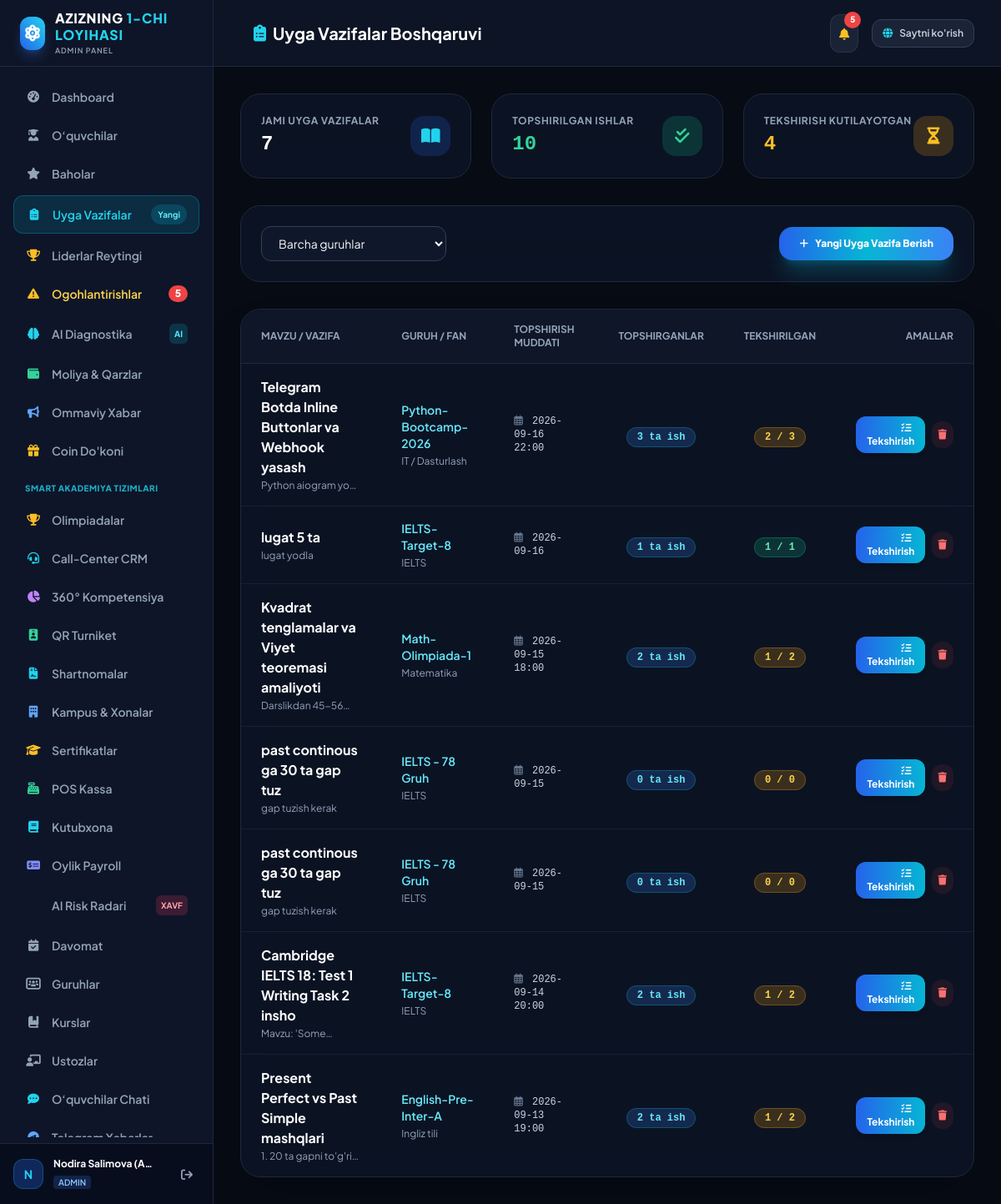
The app's page /admin/homework (signed in) with its own data.
### tables this page shows
CREATE TABLE homework (
        id INTEGER PRIMARY KEY AUTOINCREMENT,
        title TEXT NOT NULL,
        description TEXT NOT NULL,
        course_id INTEGER,
        group_id INTEGER NOT NULL,
        teacher_id INTEGER NOT NULL,
        due_date TEXT NOT NULL,
        max_score REAL DEFAULT 100,
        created_at TIMESTAMP DEFAULT CURRENT_TIMESTAMP,
        FOREIGN KEY (course_id) REFERENCES courses(id) ON DELETE SET NULL,
        FOREIGN KEY (group_id) REFERENCES groups(id) ON DELETE CASCADE,
        FOREIGN KEY (teacher_id) REFERENCES teachers(id) ON DELETE CASCADE
    );

CREATE TABLE groups (
        id INTEGER PRIMARY KEY AUTOINCREMENT,
        name TEXT NOT NULL,
        course_id INTEGER NOT NULL,
        teacher_id INTEGER NOT NULL,
        room TEXT,
        schedule TEXT,
        active INTEGER DEFAULT 1,
        created_at TIMESTAMP DEFAULT CURRENT_TIMESTAMP,
        FOREIGN KEY (course_id) REFERENCES courses(id) ON DELETE CASCADE,
        FOREIGN KEY (teacher_id) REFERENCES teachers(id) ON DELETE RESTRICT
    );

CREATE TABLE courses (
        id INTEGER PRIMARY KEY AUTOINCREMENT,
        title TEXT NOT NULL,
        slug TEXT UNIQUE NOT NULL,
        description TEXT NOT NULL,
        level TEXT NOT NULL,
        duration TEXT NOT NULL,
        price TEXT NOT NULL,
        icon TEXT DEFAULT 'book',
        color TEXT DEFAULT 'blue',
        active INTEGER DEFAULT 1,
        created_at TIMESTAMP DEFAULT CURRENT_TIMESTAMP
    );

### app.py (the view)
@app.route('/admin/homework')
@login_required
def admin_homework():
    group_id = request.args.get('group_id', '').strip()
    conn = get_db_connection()
    cursor = conn.cursor()
    query = '''
    SELECT
        h.*,
        c.title as course_title,
        gr.name as group_name,
        t.full_name as teacher_name,
        (SELECT COUNT(*) FROM homework_submissions hs WHERE hs.homework_id = h.id) as submitted_count,
        (SELECT COUNT(*) FROM homework_submissions hs WHERE hs.homework_id = h.id AND hs.status = 'graded') as graded_count
    FROM homework h
    LEFT JOIN courses c ON h.course_id = c.id
    LEFT JOIN groups gr ON h.group_id = gr.id
    LEFT JOIN teachers t ON h.teacher_id = t.id
    WHERE 1=1
    '''
    params = []
    if group_id:
        query += " AND h.group_id = ?"
        params.append(group_id)
    if session['user']['role'] == 'teacher' and session['user']['teacher_id']:
        query += " AND h.teacher_id = ?"
        params.append(session['user']['teacher_id'])
    query += " ORDER BY h.due_date DESC, h.id DESC"
    cursor.execute(query, params)
    homework_list = [dict(r) for r in cursor.fetchall()]
    cursor.execute('''
    SELECT gr.id, gr.name, c.title as course_title, gr.teacher_id
    FROM groups gr
    LEFT JOIN courses c ON gr.course_id = c.id
    WHERE gr.active = 1
    ORDER BY gr.name ASC
    ''')
    groups = [dict(r) for r in cursor.fetchall()]
    cursor.execute("SELECT COUNT(*) FROM homework_submissions")
    total_submissions_count = cursor.fetchone()[0] or 0
    cursor.execute("SELECT COUNT(*) FROM homework_submissions WHERE status = 'submitted'")
    pending_grading_count = cursor.fetchone()[0] or 0
    conn.close()
    return render_template(
        'admin/homework.html',
        homework_list=homework_list,
        groups=groups,
        selected_group_id=group_id,
        total_submissions_count=total_submissions_count,
        pending_grading_count=pending_grading_count
    )

### app.py (called while the page is built)
def login_required(f):
    @wraps(f)
    def decorated_function(*args, **kwargs):
        if 'user' not in session:
            flash("Tizimga kirishingiz lozim!", "warning")
            return redirect(url_for('login', next=request.url))
        return f(*args, **kwargs)
    return decorated_function

### database.py (called while the page is built)
def get_db_connection():
    conn = sqlite3.connect(DB_PATH)
    conn.row_factory = sqlite3.Row
    conn.execute("PRAGMA foreign_keys = ON")
    return conn

### templates/admin/homework.html (shortened to what this page needs)
{% extends "admin/layout.html" %}
{% block page_title %}
    <i class="fas fa-clipboard-list text-cyan-400 mr-2"></i> Uyga Vazifalar Boshqaruvi
{% endblock %}
{% block content %}
<div class="grid grid-cols-1 sm:grid-cols-3 gap-6 mb-8">
    <div class="glass-panel p-6 rounded-3xl border border-slate-800 flex items-center justify-between">
        <div>
            <span class="text-xs text-slate-400 uppercase tracking-wider font-bold block mb-1">Jami Uyga Vazifalar</span>
            <span class="text-2xl font-black text-white font-mono">{{ homework_list|length }}</span>
        </div>
        <div class="w-12 h-12 rounded-2xl bg-blue-600/20 text-cyan-400 flex items-center justify-center text-xl">
            <i class="fas fa-book-open"></i>
        </div>
    </div>
    <div class="glass-panel p-6 rounded-3xl border border-slate-800 flex items-center justify-between">
        <div>
            <span class="text-xs text-slate-400 uppercase tracking-wider font-bold block mb-1">Topshirilgan Ishlar</span>
            <span class="text-2xl font-black text-emerald-400 font-mono">{{ total_submissions_count }}</span>
        </div>
        <div class="w-12 h-12 rounded-2xl bg-emerald-500/20 text-emerald-400 flex items-center justify-center text-xl">
            <i class="fas fa-check-double"></i>
        </div>
    </div>
    <div class="glass-panel p-6 rounded-3xl border border-slate-800 flex items-center justify-between">
        <div>
            <span class="text-xs text-slate-400 uppercase tracking-wider font-bold block mb-1">Tekshirish Kutilayotgan</span>
            <span class="text-2xl font-black text-amber-400 font-mono">{{ pending_grading_count }}</span>
        </div>
        <div class="w-12 h-12 rounded-2xl bg-amber-500/20 text-amber-400 flex items-center justify-center text-xl">
            <i class="fas fa-hourglass-half"></i>
        </div>
    </div>
</div>
<div class="glass-panel p-6 rounded-3xl border border-slate-800 mb-8 flex flex-col sm:flex-row items-center justify-between gap-4">
    <form method="GET" action="{{ url_for('admin_homework') }}" class="flex items-center space-x-3 w-full sm:w-auto">
        <select name="group_id" class="px-4 py-2.5 rounded-xl form-input-dark text-sm bg-slate-900 border border-slate-700" onchange="this.form.submit()">
            <option value="">Barcha guruhlar</option>
        </select>
    </form>
    <button onclick="openModal('add-homework-modal')" class="px-6 py-3 rounded-2xl bg-gradient-to-r from-blue-600 via-cyan-500 to-blue-500 hover:scale-[1.02] text-white text-xs font-black shadow-xl shadow-cyan-500/25 transition-all flex items-center space-x-2">
        <i class="fas fa-plus"></i>
        <span>Yangi Uyga Vazifa Berish</span>
    </button>
</div>
<div class="glass-panel rounded-3xl border border-slate-800 overflow-hidden shadow-2xl">
    <div class="overflow-x-auto">
        <table class="w-full text-left text-sm text-slate-300">
            <thead class="text-xs uppercase bg-slate-900/90 text-slate-400 border-b border-slate-800">
                <tr>
                    <th class="px-6 py-4">Mavzu / Vazifa</th>
                    <th class="px-6 py-4">Guruh / Fan</th>
                    <th class="px-6 py-4">Topshirish Muddati</th>
                    <th class="px-6 py-4 text-center">Topshirganlar</th>
                    <th class="px-6 py-4 text-center">Tekshirilgan</th>
                    <th class="px-6 py-4 text-right">Amallar</th>
                </tr>
            </thead>
            <tbody class="divide-y divide-slate-800/70">
                {% for hw in homework_list %}
                <tr class="hover:bg-slate-800/40 transition-colors">
                    <td class="px-6 py-4">
                        <div class="font-bold text-white text-base">{{ hw.title }}</div>
                        <div class="text-xs text-slate-400 line-clamp-1 max-w-md mt-0.5">{{ hw.description }}</div>
                    </td>
                    <td class="px-6 py-4">
                        <span class="font-semibold text-cyan-300 block">{{ hw.group_name }}</span>
                        <span class="text-xs text-slate-400">{{ hw.course_title }}</span>
                    </td>
                    <td class="px-6 py-4 font-mono text-xs text-slate-300">
                        <i class="far fa-calendar-alt mr-1 text-slate-500"></i> {{ hw.due_date }}
                    </td>
                    <td class="px-6 py-4 text-center">
                        <span class="px-3 py-1 rounded-full text-xs font-bold font-mono bg-blue-500/20 text-cyan-300 border border-cyan-500/30">
                            {{ hw.submitted_count }} ta ish
                        </span>
                    </td>
                    <td class="px-6 py-4 text-center">
                        <span class="px-3 py-1 rounded-full text-xs font-bold font-mono {% if hw.graded_count == hw.submitted_count and hw.submitted_count > 0 %}bg-emerald-500/20 text-emerald-300 border border-emerald-500/30{% else %}bg-amber-500/20 text-amber-300 border border-amber-500/30{% endif %}">
                            {{ hw.graded_count }} / {{ hw.submitted_count }}
                        </span>
                    </td>
                    <td class="px-6 py-4 text-right">
                        <div class="flex items-center justify-end space-x-2">
                            <a href="{{ url_for('admin_homework_detail', id=hw.id) }}" class="px-3 py-1.5 rounded-xl bg-gradient-to-r from-blue-600 to-cyan-500 hover:from-blue-500 hover:to-cyan-400 text-white text-xs font-bold transition-all shadow-md">
                                <i class="fas fa-list-check mr-1"></i> Tekshirish
                            </a>
                            <form method="POST" action="{{ url_for('admin_homework_delete', id=hw.id) }}" onsubmit="return confirm('Ushbu vazifa va unga yuborilgan barcha javoblarni o\'chirmoqchimisiz?');" class="inline">
                                <button type="submit" class="p-2 rounded-xl bg-red-500/10 hover:bg-red-500 text-red-400 hover:text-white text-xs transition-colors" title="O'chirish">
                                    <i class="fas fa-trash"></i>
                                </button>
                            </form>
                        </div>
                    </td>
                </tr>
                {% endfor %}
            </tbody>
        </table>
    </div>
</div>
{% endblock %}

### static/css/custom.css (style rules this page uses)
:root { --bg-dark: #070B14; --bg-card: rgba(15, 23, 42, 0.75); --border-glow: rgba(56, 189, 248, 0.18); --electric-blue: #0066FF; --electric-cyan: #00F0FF; --accent-purple: #8B5CF6; --warning-glow: rgba(239, 68, 68, 0.3); }
body { font-family: 'Plus Jakarta Sans', -apple-system, BlinkMacSystemFont, sans-serif; background-color: var(--bg-dark); color: #F8FAFC; overflow-x: hidden; }
.glass-panel { background: rgba(15, 23, 42, 0.72); backdrop-filter: blur(16px); -webkit-backdrop-filter: blur(16px); border: 1px solid rgba(255, 255, 255, 0.08); }
.form-input-dark { background: rgba(15, 23, 42, 0.8); border: 1px solid rgba(255, 255, 255, 0.12); color: #F8FAFC; transition: all 0.2s ease; }

### records on screen
homework: title "Telegram Botda Inline Buttonlar va Webhook yasash", description "Python aiogram…", group_name "Python-Bootcamp-2026", course_title "IT / Dasturlash", due_date "2026-09-16 22:00", submitted_count "3", graded_count "2"
homework: title "lugat 5 ta", description "lugat yodla", group_name "IELTS-Target-8", course_title "IELTS", due_date "2026-09-16", submitted_count "1", graded_count "1"
homework: title "Kvadrat tenglamalar va Viyet teoremasi amaliyoti", description "Darslikdan…", group_name "Math-Olimpiada-1", course_title "Matematika", due_date "2026-09-15 18:00", submitted_count "2", graded_count "1"
homework: title "past continous ga 30 ta gap tuz", description "gap tuzish kerak", group_name "IELTS - 78 Gruh", course_title "IELTS", due_date "2026-09-15", submitted_count "0", graded_count "0"
homework: title "past continous ga 30 ta gap tuz", description "gap tuzish kerak", group_name "IELTS - 78 Gruh", course_title "IELTS", due_date "2026-09-15", submitted_count "0", graded_count "0"
homework: title "Cambridge IELTS 18: Test 1 Writing Task 2 insho", description "Mavzu:…", group_name "IELTS-Target-8", course_title "IELTS", due_date "2026-09-14 20:00", submitted_count "2", graded_count "1"
homework: title "Present Perfect vs Past Simple mashqlari", description "1. 20 ta gapni…", group_name "English-Pre-Inter-A", course_title "Ingliz tili", due_date "2026-09-13 19:00", submitted_count "2", graded_count "1"

### other values on screen
{{ unresolved_warnings_count }} "5"
{{ current_user.full_name[:1] }} "N"
{{ current_user.full_name }} "Nodira Salimova (A…"
{{ current_user.role }} "ADMIN"
{{ homework_list|length }} "7"
{{ total_submissions_count }} "10"
{{ pending_grading_count }} "4"
